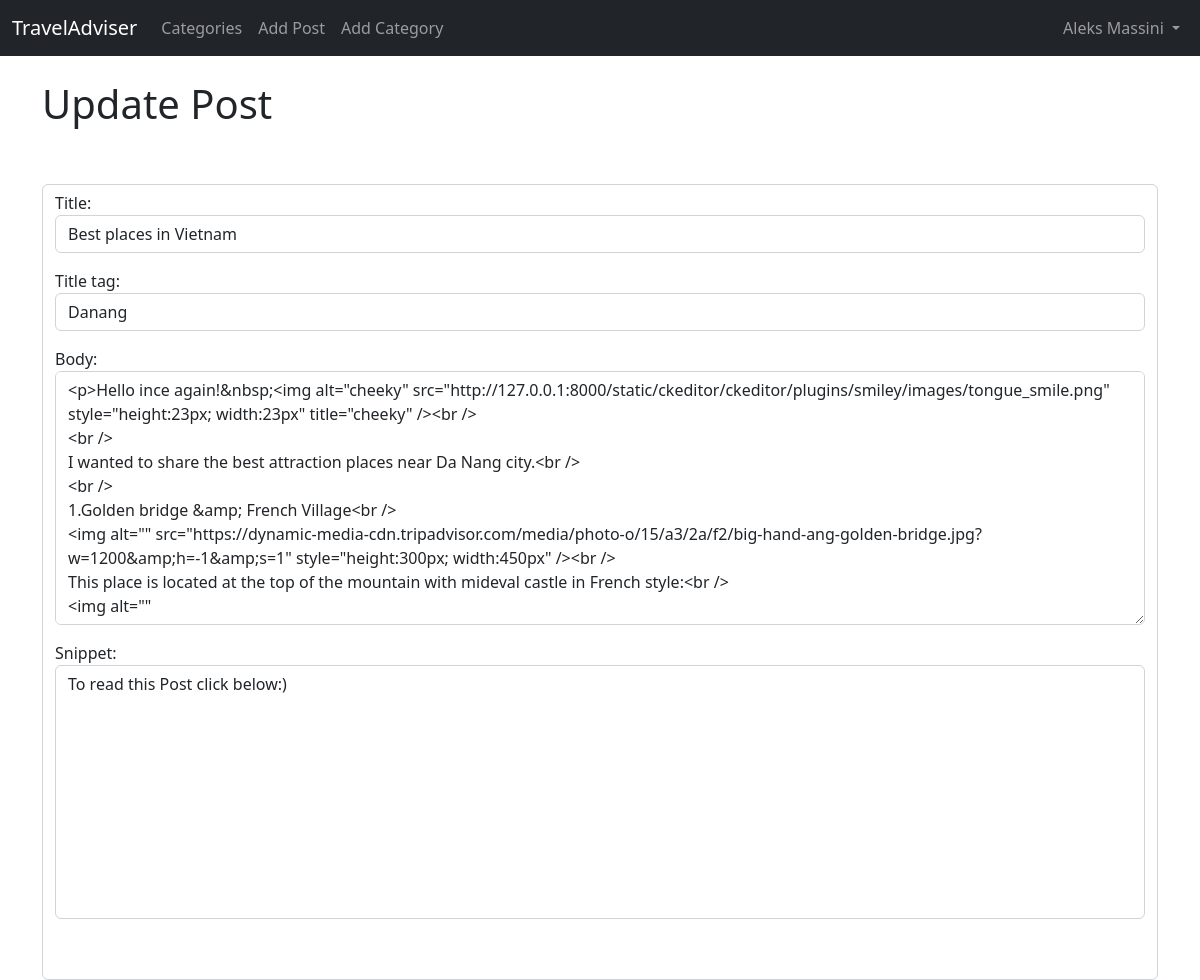
/article/edit/23 (signed in), run on an earlier commit of the app's database.
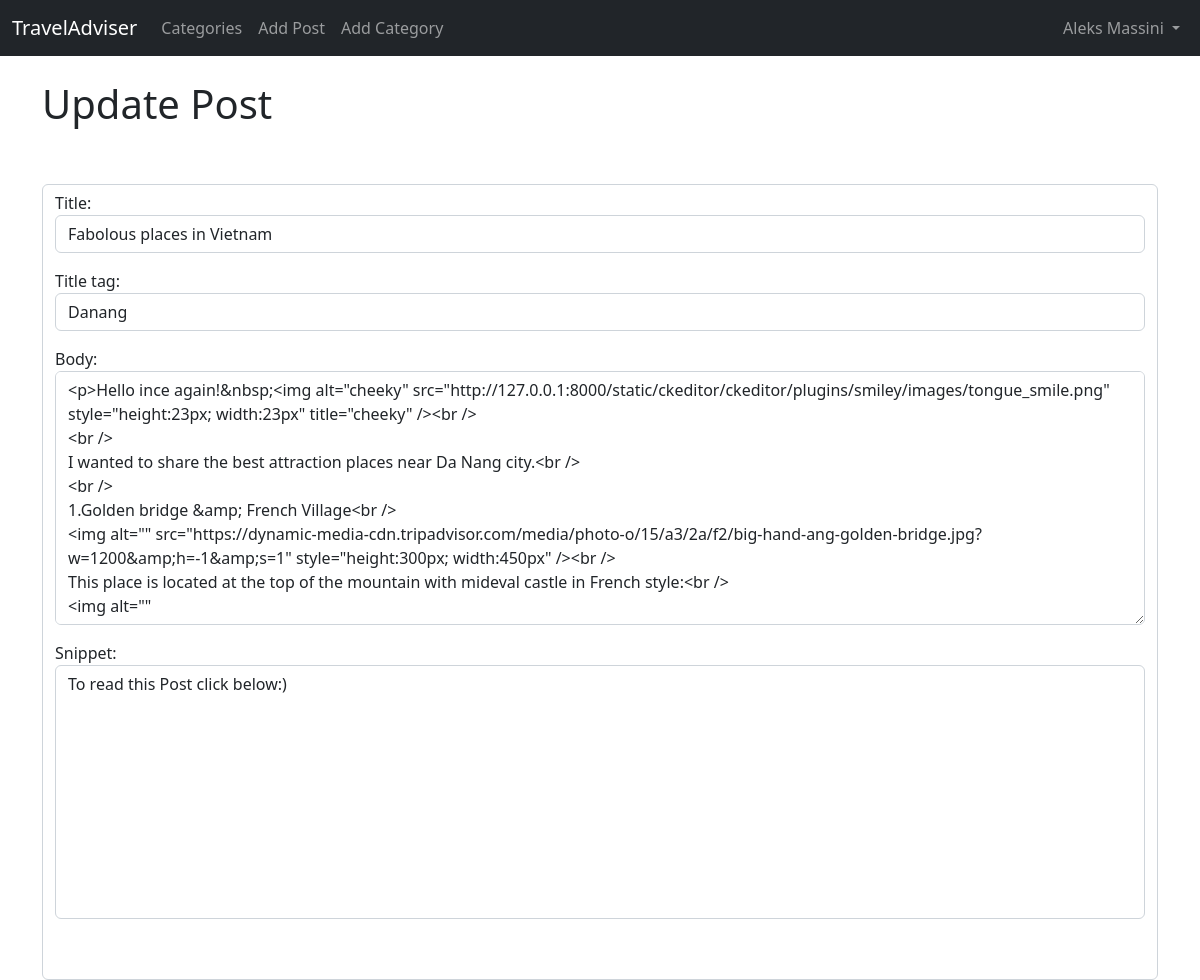
And on a later commit of the database.
### theblog/models.py (models this page shows, shortened)
class Post(models.Model):
    title = models.CharField(max_length=255)
    header_image = models.ImageField(null=True, blank=True, upload_to='images/content')
    title_tag = models.CharField(max_length=255)
    author = models.ForeignKey(User, on_delete=models.CASCADE)
    body = RichTextField(blank=True, null=True)
    post_date = models.DateField(auto_now_add=True)
    category = models.CharField(max_length=255, default='Vietnam')
    likes = models.ManyToManyField(User, related_name='blog_posts')
    snippet = models.CharField(max_length=255)

### theblog/views.py (the view)
# urls.py: path('article/edit/<int:pk>', UpdatePostView.as_view(), name='update_post'),
class UpdatePostView(UpdateView):
    model = Post
    form_class = EditForm
    template_name = 'update_post.html'

### theblog/forms.py
class EditForm(forms.ModelForm):
    class Meta:
        model = Post
        fields = ('title', 'title_tag', 'body', 'snippet')
        widgets = {
            'title': forms.TextInput(attrs={'class':'form-control'}),
            'title_tag': forms.TextInput(attrs={'class':'form-control'}),
            'body': forms.Textarea(attrs={'class':'form-control'}),
            'snippet': forms.Textarea(attrs={'class':'form-control'}),
        }

### theblog/templates/update_post.html (shortened to what this page needs)
{% extends 'base.html' %}
{% block content %}
{% if user.is_authenticated %}
    {% if user.id == post.author.id %}
        <h1>Update Post</h1>
        <br/><br/>
        <div class="form-control">
            <form method='POST'>
                    {{ form.as_p }}
                    <button class="btn btn-dark">Update</button>
        </div>
    {% else %}
            You're not allowed here! (and you know it...)
    {% endif %}
{% else %}
    You're not allowed here! (and you know it...)
{% endif %}
{% endblock %}

What changed in the data, as far as the page shows it:
changed Post "Danang": title "Best places in Vietnam" → "Fabolous places in Vietnam"
